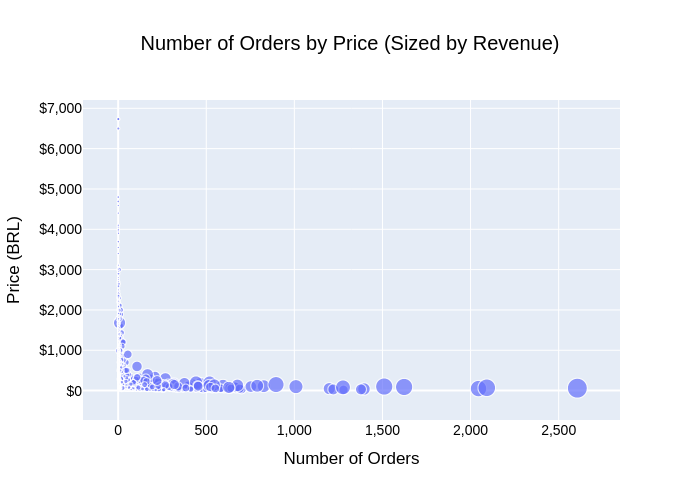

Here is the notebook cell this chart was saved with:
### Code cell
order_items = cleaned["order_items"]
order_payments = cleaned["order_payments"]
order_items.select('price','freight_value').describe().show()

# Create new columns
order_items = order_items.withColumn("gross_value", F.round(F.col("price")+F.col("freight_value"),2))\
            .withColumn("shipping_date",date_format("shipping_limit_date", "yyyy-MM-dd"))\
            .withColumn("shipping_time",date_format("shipping_limit_date", "HH:mm:ss"))\
            .orderBy("shipping_date",ascending=True)\
            .drop("shipping_limit_date")
order_items.show(5)

order_items=order_items.withColumn("price",F.col("price").cast("double"))\
             .withColumn("freight_value",F.col("freight_value").cast("double"))
order_items.printSchema()


import pyspark.pandas as ps
import plotly.express as px
from pyspark.sql import functions as F

# 1. Join tables & convert to pandas-on-Spark
spark_pdf = (
    order_items
    .join(order_payments, on="order_id", how="left")
    .select("order_id", "price", "payment_value")
    .filter(F.col("price") < 10000)
    .to_pandas_on_spark()
)

# 2. Aggregate by price and reset index
agg = (
    spark_pdf
    .groupby("price")
    .agg({
        "order_id": "count",
        "payment_value": "sum"
    })
    .rename(columns={
        "order_id": "count_orders",
        "payment_value": "total_revenue"
    })
    .reset_index()  # important
    .to_pandas()
)

# 3. Scatter plot – with valid x, y, size
import plotly.express as px

fig = px.scatter(
    agg,
    x="count_orders",
    y="price",
    size="total_revenue",
    hover_data=["price", "count_orders", "total_revenue"],
    title="Number of Orders by Price (Sized by Revenue)"
)

fig.update_xaxes(
    title="Number of Orders",
    tickformat=",.0f"
)

fig.update_yaxes(
    title="Price (BRL)",
    tickprefix="$",
    tickformat=",.0f"
)

fig.update_layout(
    width=700,
    height=500,
    title_x=0.5,
    font=dict(
        family="Arial, sans-serif",
        size=14,
        color="black"
    )
)

fig.show()

### Figure 1 — Plotly figure (JSON) as saved in the notebook; plotly's stock layout.template omitted (floating-point values rounded to 4 significant figures; data arrays with more than 128 entries replaced by an {"elided": "..."} marker saying what was removed)
{"data": [{"customdata": {"elided": "5968x1 float values"}, "hovertemplate": "count_orders=%{x}<br>price=%{y}<br>total_revenue=%{customdata[0]}<extra></extra>", "legendgroup": "", "marker": {"color": "#636efa", "size": {"elided": "5968 float values"}, "sizemode": "area", "sizeref": 725.0, "symbol": "circle"}, "mode": "markers", "name": "", "showlegend": false, "type": "scattergl", "x": {"elided": "5968 int values"}, "xaxis": "x", "y": {"elided": "5968 float values"}, "yaxis": "y"}], "layout": {"font": {"color": "black", "family": "Arial, sans-serif", "size": 14}, "height": 500, "legend": {"itemsizing": "constant", "tracegroupgap": 0}, "title": {"text": "Number of Orders by Price (Sized by Revenue)", "x": 0.5}, "width": 700, "xaxis": {"anchor": "y", "domain": [0, 1], "tickformat": ",.0f", "title": {"text": "Number of Orders"}}, "yaxis": {"anchor": "x", "domain": [0, 1], "tickformat": ",.0f", "tickprefix": "$", "title": {"text": "Price (BRL)"}}}}
